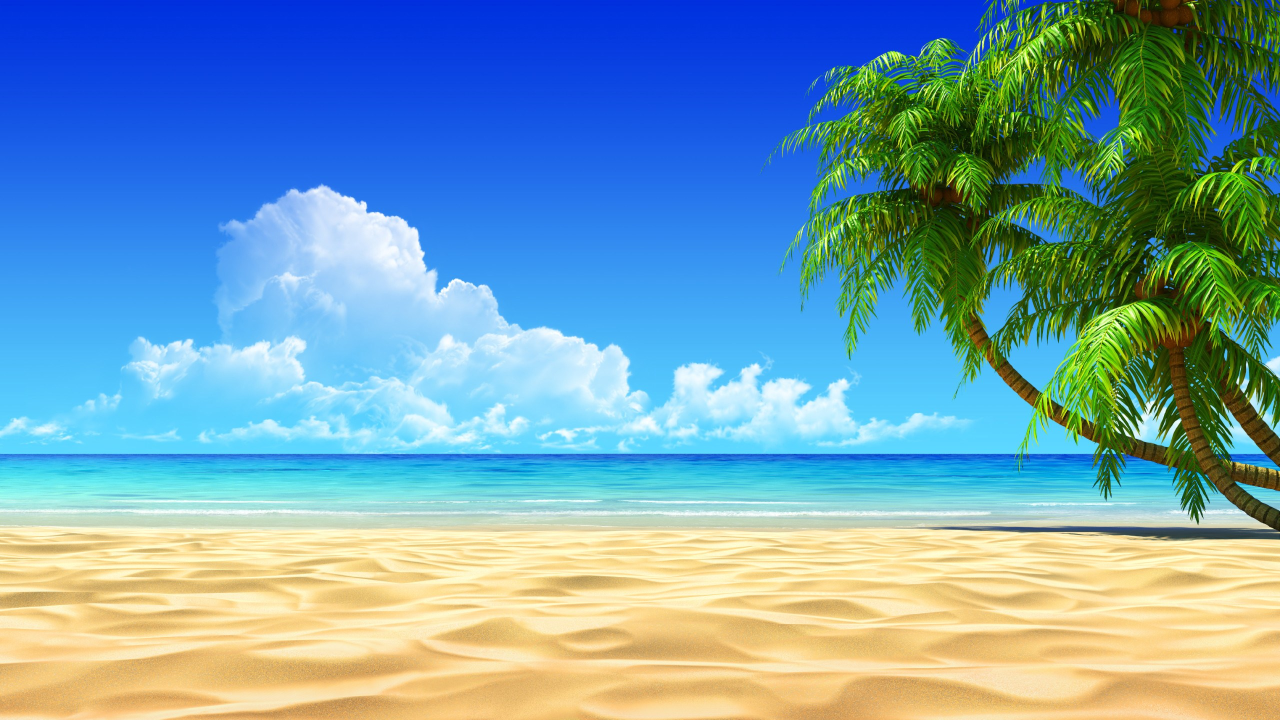
#> input picture sample.jpg, 2560 x 1440 px (shown at 1/2 size)
$ python resize_anh.py
#> lines starting #> are read from the running program, lines starting #| are printed output that depends on the picture
import cv2

# đọc ảnh
image = cv2.imread("sample.jpg")
#> image is the input picture: shape (1440, 2560, 3); mean B, G, R 175.9, 159.7, 117.2

# resize ảnh tuyệt đối 500, 500
image_rs = cv2.resize(image, dsize=(500, 500))
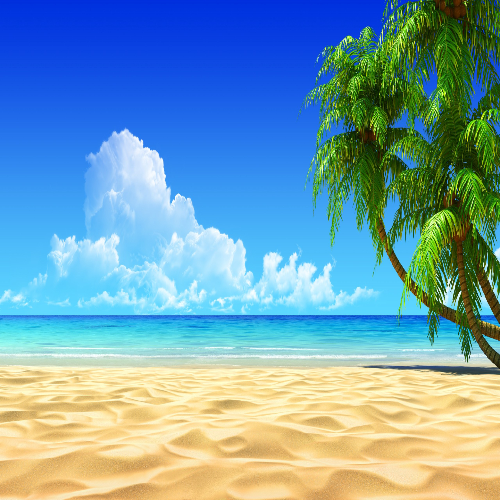
#> image_rs: shape (500, 500, 3); mean B, G, R 175.8, 159.6, 117.2

# resize ảnh tương đối, giảm 1 nửa
image_rs = cv2.resize(image, None, fx=0.5, fy=0.5)
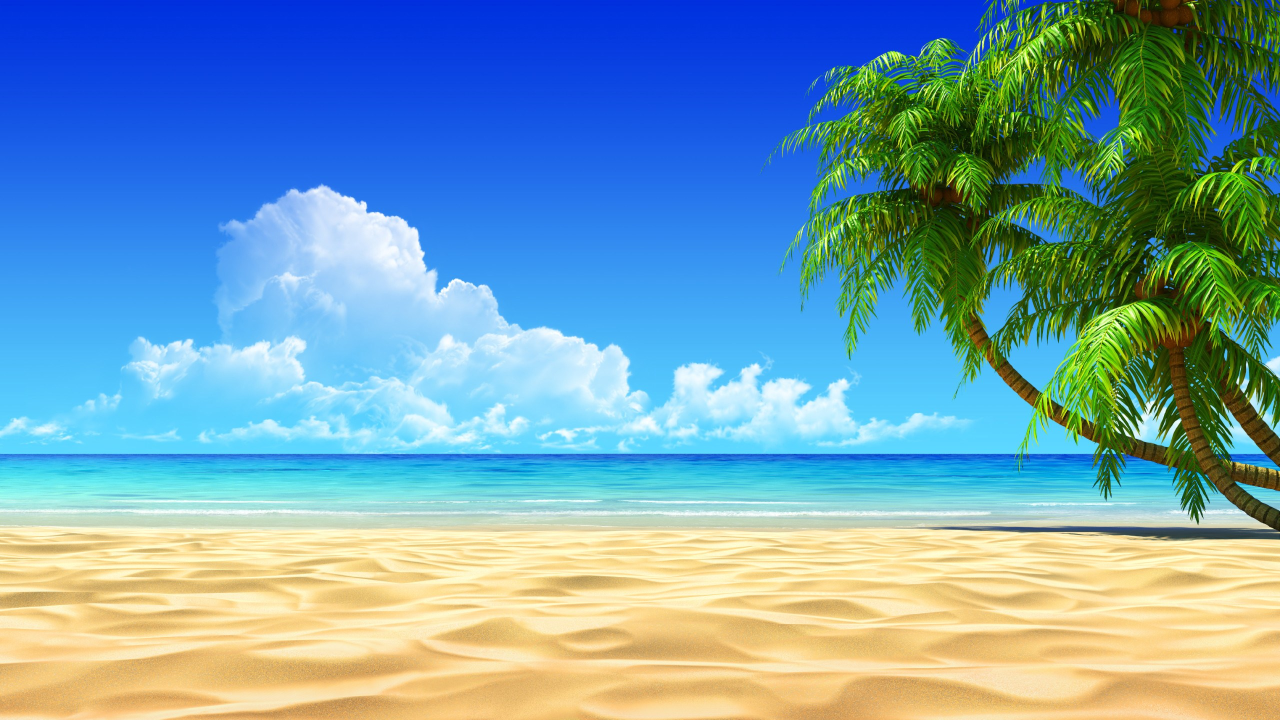
#> image_rs: shape (720, 1280, 3); mean B, G, R 176, 159.8, 117.3

# resize ảnh tương đối, gấp đôi
image_rs = cv2.resize(image, None, fx=2, fy=2)
#> image_rs: shape (2880, 5120, 3)

# hiển thị ảnh
cv2.imshow("Anh rs", image_rs)

# dừng màn hình
cv2.waitKey()

# đóng tất cả cửa sổ
cv2.destroyAllWindows()

$ run again, with bangsoxe.PNG saved as sample.jpg
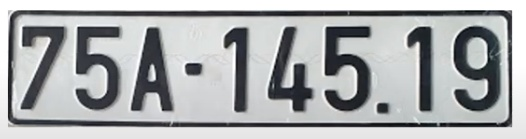
#> input picture bangsoxe.PNG, 526 x 139 px
#> image is the input picture: shape (139, 526, 3); mean B, G, R 173.9, 172.4, 170.3
#> `image_rs = cv2.resize(image, dsize=(500, 500))`:
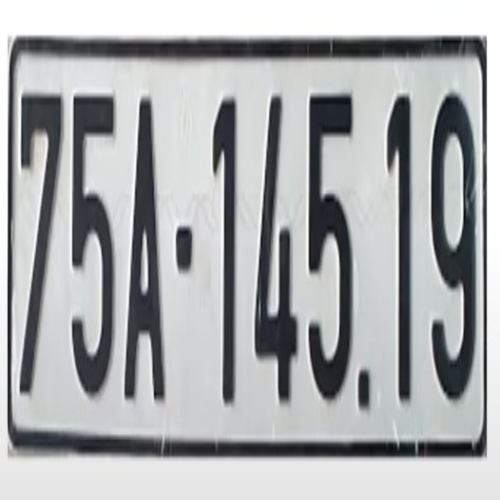
#> image_rs: shape (500, 500, 3); mean B, G, R 173.8, 172.3, 170.2
#> `image_rs = cv2.resize(image, None, fx=2, fy=2)`:
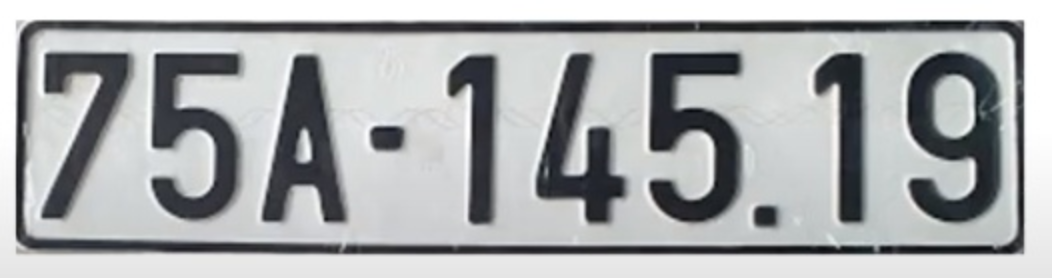
#> image_rs: shape (278, 1052, 3); mean B, G, R 173.8, 172.4, 170.2
